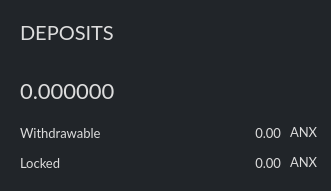
     <widget class="QGroupBox" name="depositsBox">
      <property name="geometry">
       <rect>
        <x>570</x>
        <y>170</y>
        <width>331</width>
        <height>191</height>
       </rect>
      </property>
      <property name="styleSheet">
       <string notr="true">background: #212529;border-radius: 2px; border: 0px solid #343a40;</string>
      </property>
      <property name="title">
       <string/>
      </property>
      <widget class="QLabel" name="m_depositsTitle">
       <property name="geometry">
        <rect>
         <x>20</x>
         <y>20</y>
         <width>151</width>
         <height>25</height>
        </rect>
       </property>
       <property name="font">
        <font>
         <family>Lato</family>
         <pointsize>-1</pointsize>
        </font>
       </property>
       <property name="styleSheet">
        <string notr="true">color: #ddd;
background: transparent;
font-size: 20px;
font-family: Lato;
border: none;</string>
       </property>
       <property name="text">
        <string>DEPOSITS</string>
       </property>
      </widget>
      <widget class="QLabel" name="m_lockedDepositTitle">
       <property name="geometry">
        <rect>
         <x>20</x>
         <y>150</y>
         <width>101</width>
         <height>25</height>
        </rect>
       </property>
       <property name="font">
        <font>
         <family>Lato</family>
         <pointsize>-1</pointsize>
        </font>
       </property>
       <property name="styleSheet">
        <string notr="true">color: #ddd;
background: transparent;
font-family: Lato;
font-size: 13px;
border: none;</string>
       </property>
       <property name="text">
        <string>Locked</string>
       </property>
      </widget>
      <widget class="QLabel" name="m_tickerLabel4">
       <property name="geometry">
        <rect>
         <x>290</x>
         <y>120</y>
         <width>31</width>
         <height>24</height>
        </rect>
       </property>
       <property name="font">
        <font>
         <family>Lato</family>
         <pointsize>-1</pointsize>
        </font>
       </property>
       <property name="styleSheet">
        <string notr="true">color: #ddd;
background: transparent;
font-family: Lato;
font-size: 13px;
border: none;</string>
       </property>
       <property name="text">
        <string notr="true">ANX</string>
       </property>
      </widget>
      <widget class="QLabel" name="m_unlockedDepositLabel">
       <property name="geometry">
        <rect>
         <x>130</x>
         <y>120</y>
         <width>151</width>
         <height>25</height>
        </rect>
       </property>
       <property name="font">
        <font>
         <family>Lato</family>
         <pointsize>-1</pointsize>
        </font>
       </property>
       <property name="styleSheet">
        <string notr="true">color: #ddd;
background: transparent;
font-family: Lato;
font-size: 13px;
border: none;</string>
       </property>
       <property name="text">
        <string notr="true">0.00</string>
       </property>
       <property name="alignment">
        <set>Qt::AlignRight|Qt::AlignTrailing|Qt::AlignVCenter</set>
       </property>
      </widget>
      <widget class="QLabel" name="m_depositsUnlockedTitle">
       <property name="geometry">
        <rect>
         <x>20</x>
         <y>120</y>
         <width>91</width>
         <height>25</height>
        </rect>
       </property>
       <property name="font">
        <font>
         <family>Lato</family>
         <pointsize>-1</pointsize>
        </font>
       </property>
       <property name="styleSheet">
        <string notr="true">color: #ddd;
background: transparent;
font-family: Lato;
font-size: 13px;
border: none;</string>
       </property>
       <property name="text">
        <string>Withdrawable</string>
       </property>
      </widget>
      <widget class="QLabel" name="m_lockedDepositLabel">
       <property name="geometry">
        <rect>
         <x>130</x>
         <y>150</y>
         <width>151</width>
         <height>25</height>
        </rect>
       </property>
       <property name="font">
        <font>
         <family>Lato</family>
         <pointsize>-1</pointsize>
        </font>
       </property>
       <property name="styleSheet">
        <string notr="true">color: #ddd;
background: transparent;
font-family: Lato;
font-size: 13px;
border: none;</string>
       </property>
       <property name="text">
        <string notr="true">0.00</string>
       </property>
       <property name="alignment">
        <set>Qt::AlignRight|Qt::AlignTrailing|Qt::AlignVCenter</set>
       </property>
      </widget>
      <widget class="QLabel" name="m_tickerLabel5">
       <property name="geometry">
        <rect>
         <x>290</x>
         <y>150</y>
         <width>31</width>
         <height>24</height>
        </rect>
       </property>
       <property name="font">
        <font>
         <family>Lato</family>
         <pointsize>-1</pointsize>
        </font>
       </property>
       <property name="styleSheet">
        <string notr="true">color: #ddd;
background: transparent;
font-family: Lato;
font-size: 13px;
border: none;</string>
       </property>
       <property name="text">
        <string notr="true">ANX</string>
       </property>
      </widget>
      <widget class="QLabel" name="m_totalDepositLabel">
       <property name="geometry">
        <rect>
         <x>20</x>
         <y>70</y>
         <width>291</width>
         <height>41</height>
        </rect>
       </property>
       <property name="minimumSize">
        <size>
         <width>0</width>
         <height>0</height>
        </size>
       </property>
       <property name="font">
        <font>
         <family>Lato</family>
         <pointsize>-1</pointsize>
        </font>
       </property>
       <property name="styleSheet">
        <string notr="true">color: #ddd;
background: transparent;
font-family: Lato;
font-size: 22px;
border: none;</string>
       </property>
       <property name="text">
        <string notr="true">0.000000</string>
       </property>
       <property name="alignment">
        <set>Qt::AlignLeading|Qt::AlignLeft|Qt::AlignVCenter</set>
       </property>
      </widget>
      <widget class="QPushButton" name="m_depositButton">
       <property name="geometry">
        <rect>
         <x>290</x>
         <y>20</y>
         <width>24</width>
         <height>24</height>
        </rect>
       </property>
       <property name="font">
        <font>
         <family>Lato</family>
         <pointsize>8</pointsize>
        </font>
       </property>
       <property name="styleSheet">
        <string notr="true">border: none;</string>
       </property>
       <property name="text">
        <string/>
       </property>
       <property name="icon">
        <iconset resource="../../resources.qrc">
         <normaloff>:/icons/tx-deposit</normaloff>:/icons/tx-deposit</iconset>
       </property>
      </widget>
     </widget>
